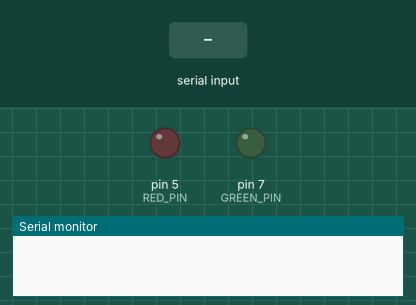
This sketch was run on a simulated Arduino Nano, built with avr-gcc and run on an emulated ATmega328P. On the bench: output pins drawn as LEDs (lit = HIGH), the last lines printed to the serial monitor. Dashed ring = blinking. The test bench sets the inputs (shaded band).

Above: at 4.2 s.
4.3 s: "H" received over Serial
At 5.2 s:
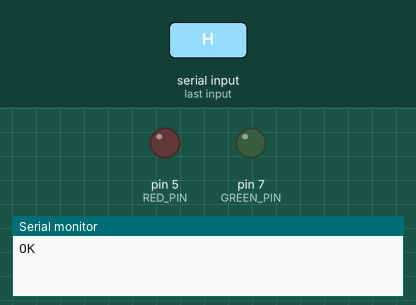
7.3 s: "W" received over Serial
At 7.55 s:
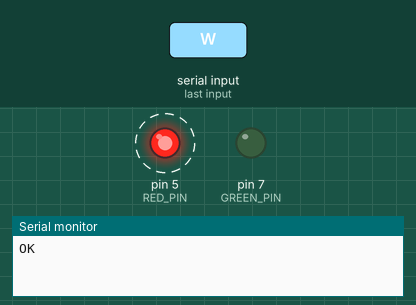
10.3 s: "D" received over Serial
At 10.55 s:
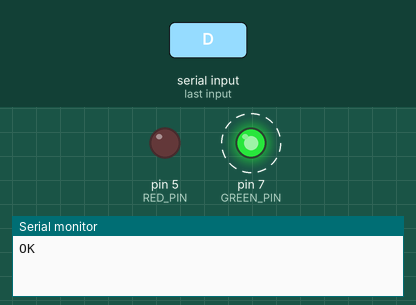
Timing chart, 0 to 19.3 s (numbered marks = the images above; inputs shaded):
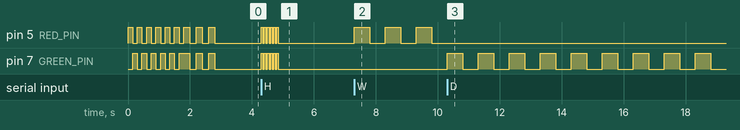

The sketch:

beacon.ino
```cpp
// AI Agent Beacon — Arduino Nano Firmware
// Reads single-char serial commands (W, D, C) and drives two indicator lights.
// Red light = Waiting (AI agent needs attention)
// Green light = Done (AI agent finished)
//
// Hardware: Arduino Nano + two LED indicator lights (e.g. B09L7XD5QY)
//   Red light  → pin 5 (via transistor/MOSFET if 12V)
//   Green light → pin 6 (via transistor/MOSFET if 12V)

#include <Arduino.h>

#define RED_PIN   5
#define GREEN_PIN 7

#define PULSE_ON_MS  500
#define PULSE_OFF_MS 500

enum State { STATE_IDLE, STATE_WAITING, STATE_DONE };
State currentState = STATE_IDLE;
unsigned long lastToggleMs = 0;
bool pulseOn = false;

void bootFlash() {
  for (int i = 0; i < 6; i++) {
    digitalWrite(RED_PIN, HIGH);
    digitalWrite(GREEN_PIN, LOW);
    delay(150);
    digitalWrite(RED_PIN, LOW);
    digitalWrite(GREEN_PIN, HIGH);
    delay(150);
  }
  for (int i = 0; i < 3; i++) {
    digitalWrite(RED_PIN, HIGH);
    digitalWrite(GREEN_PIN, HIGH);
    delay(200);
    digitalWrite(RED_PIN, LOW);
    digitalWrite(GREEN_PIN, LOW);
    delay(200);
  }
}

void setup() {
  Serial.begin(9600);
  pinMode(RED_PIN, OUTPUT);
  pinMode(GREEN_PIN, OUTPUT);
  digitalWrite(RED_PIN, LOW);
  digitalWrite(GREEN_PIN, LOW);
  bootFlash();
}

void loop() {
  if (Serial.available()) {
    char cmd = Serial.read();
    switch (cmd) {
      case 'H':
        Serial.println("OK");
        for (int i = 0; i < 6; i++) {
          digitalWrite(RED_PIN, HIGH);
          digitalWrite(GREEN_PIN, HIGH);
          delay(50);
          digitalWrite(RED_PIN, LOW);
          digitalWrite(GREEN_PIN, LOW);
          delay(50);
        }
        break;
      case 'W': currentState = STATE_WAITING; pulseOn = true; lastToggleMs = millis(); break;
      case 'D': currentState = STATE_DONE;    pulseOn = true; lastToggleMs = millis(); break;
      case 'C': currentState = STATE_IDLE;    break;
    }
  }

  unsigned long now = millis();
  unsigned long interval = pulseOn ? PULSE_ON_MS : PULSE_OFF_MS;
  if (now - lastToggleMs >= interval) {
    pulseOn = !pulseOn;
    lastToggleMs = now;
  }

  bool active = (currentState != STATE_IDLE) && pulseOn;
  digitalWrite(RED_PIN,   (currentState == STATE_WAITING && active) ? HIGH : LOW);
  digitalWrite(GREEN_PIN, (currentState == STATE_DONE    && active) ? HIGH : LOW);
}
```

Measured:
- after the input at 4.3 s, pin 5 (RED_PIN), pin 7 (GREEN_PIN): alternates HIGH for 0.05 s and LOW for 0.05 s, 12 changes in all, then stays LOW, starting at once
- after the input at 7.3 s, pin 5 (RED_PIN): alternates HIGH for 0.50 s and LOW for 0.50 s, starting at once
- after the input at 10.3 s, pin 5 (RED_PIN): stops changing and stays LOW; pin 7 (GREEN_PIN): alternates HIGH for 0.50 s and LOW for 0.50 s, starting at once
